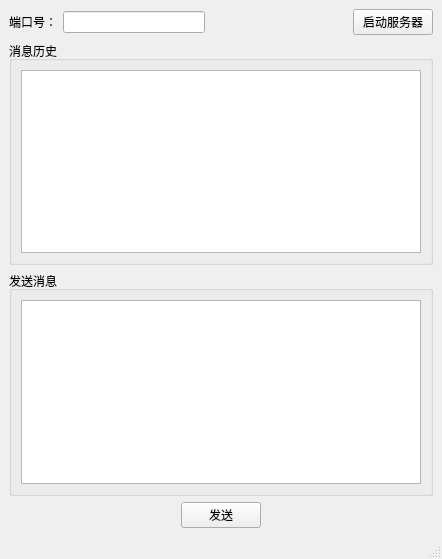
<?xml version="1.0" encoding="UTF-8"?>
<ui version="4.0">
 <class>MainWindow</class>
 <widget class="QMainWindow" name="MainWindow">
  <property name="geometry">
   <rect>
    <x>0</x>
    <y>0</y>
    <width>442</width>
    <height>559</height>
   </rect>
  </property>
  <property name="windowTitle">
   <string>MainWindow</string>
  </property>
  <widget class="QWidget" name="centralwidget">
   <layout class="QVBoxLayout" name="verticalLayout_3">
    <item>
     <layout class="QHBoxLayout" name="horizontalLayout">
      <item>
       <widget class="QLabel" name="port_label">
        <property name="text">
         <string>端口号：</string>
        </property>
       </widget>
      </item>
      <item>
       <widget class="QLineEdit" name="port">
        <property name="maximumSize">
         <size>
          <width>16777215</width>
          <height>16777215</height>
         </size>
        </property>
        <property name="maxLength">
         <number>32769</number>
        </property>
       </widget>
      </item>
      <item>
       <spacer name="horizontalSpacer">
        <property name="orientation">
         <enum>Qt::Horizontal</enum>
        </property>
        <property name="sizeHint" stdset="0">
         <size>
          <width>40</width>
          <height>20</height>
         </size>
        </property>
       </spacer>
      </item>
      <item>
       <widget class="QPushButton" name="startServer">
        <property name="text">
         <string>启动服务器</string>
        </property>
       </widget>
      </item>
     </layout>
    </item>
    <item>
     <widget class="QGroupBox" name="historyBox">
      <property name="title">
       <string>消息历史</string>
      </property>
      <layout class="QVBoxLayout" name="verticalLayout">
       <item>
        <widget class="QTextEdit" name="histroy"/>
       </item>
      </layout>
     </widget>
    </item>
    <item>
     <widget class="QGroupBox" name="sendBox">
      <property name="title">
       <string>发送消息</string>
      </property>
      <layout class="QVBoxLayout" name="verticalLayout_2">
       <item>
        <widget class="QTextEdit" name="sendBuf"/>
       </item>
      </layout>
     </widget>
    </item>
    <item>
     <layout class="QHBoxLayout" name="horizontalLayout_2">
      <item>
       <spacer name="horizontalSpacer_2">
        <property name="orientation">
         <enum>Qt::Horizontal</enum>
        </property>
        <property name="sizeHint" stdset="0">
         <size>
          <width>40</width>
          <height>20</height>
         </size>
        </property>
       </spacer>
      </item>
      <item>
       <widget class="QPushButton" name="sndBtn">
        <property name="text">
         <string>发送</string>
        </property>
       </widget>
      </item>
      <item>
       <spacer name="horizontalSpacer_3">
        <property name="orientation">
         <enum>Qt::Horizontal</enum>
        </property>
        <property name="sizeHint" stdset="0">
         <size>
          <width>40</width>
          <height>20</height>
         </size>
        </property>
       </spacer>
      </item>
     </layout>
    </item>
   </layout>
  </widget>
  <widget class="QMenuBar" name="menubar">
   <property name="geometry">
    <rect>
     <x>0</x>
     <y>0</y>
     <width>442</width>
     <height>26</height>
    </rect>
   </property>
  </widget>
  <widget class="QStatusBar" name="statusbar">
   <property name="enabled">
    <bool>true</bool>
   </property>
  </widget>
 </widget>
 <resources/>
 <connections/>
</ui>
